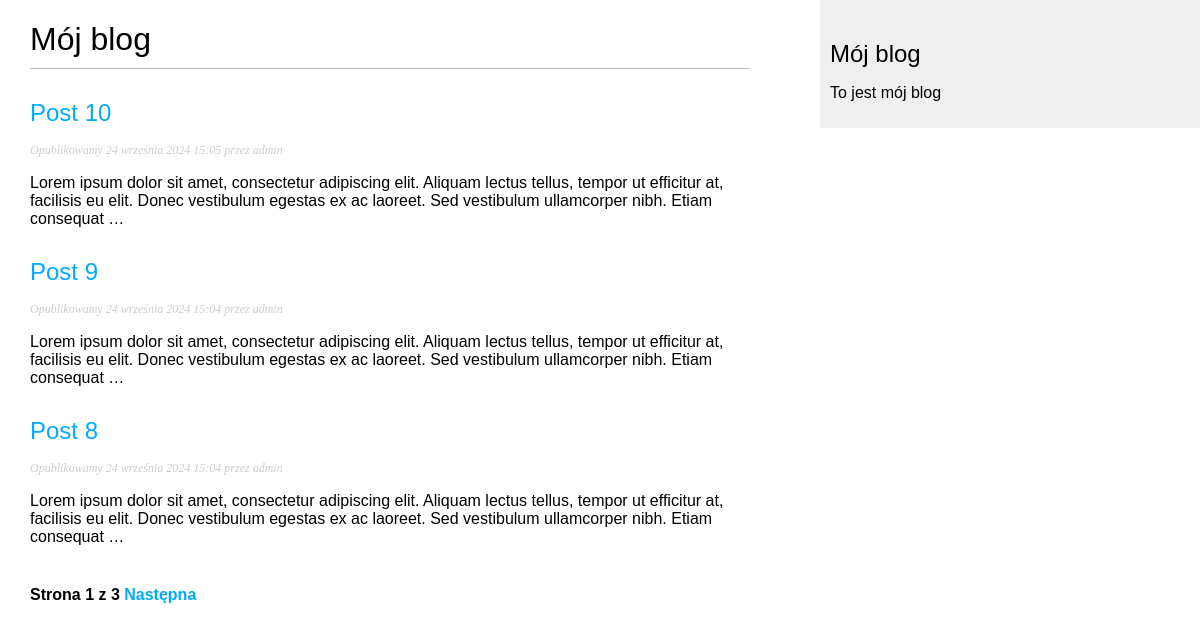
Before: / with the older database file.
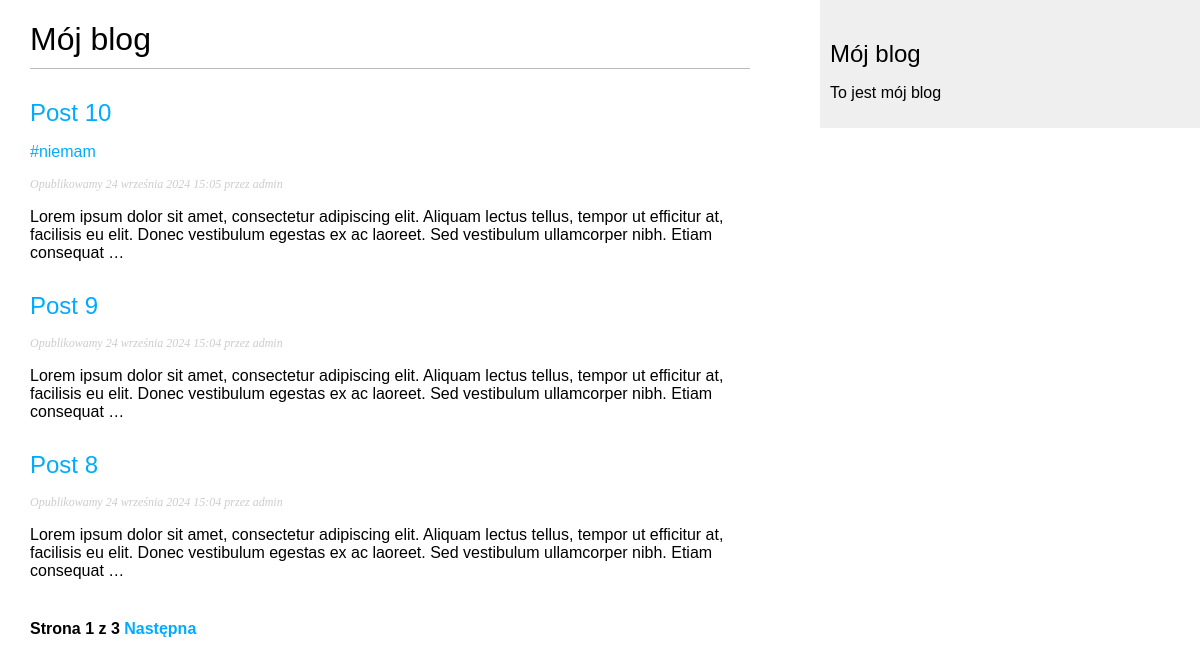
After: the same page with the newer database file.
### blog/models.py (models this page shows, shortened)
class Post(models.Model):
    STATUS_CHOICES = (('draft', 'Wersja robocza'),
                      ('published', 'Opublikowany'),)
    title = models.CharField(max_length=250)
    body = models.TextField()
    author = models.ForeignKey(User, on_delete=models.CASCADE,
                               related_name='posts')
    status = models.CharField(max_length=10, choices=STATUS_CHOICES, default='draft')
    slug = models.SlugField(max_length=250, unique_for_date='publish')
    publish = models.DateTimeField(default=timezone.now)
    created = models.DateTimeField(auto_now_add=True)
    updated = models.DateTimeField(auto_now=True)
    tags = TaggableManager()
    def get_absolute_url(self):
        return reverse('blog:post_detail', args=[self.publish.year,
                                        self.publish.month,
                                        self.publish.day,
                                        self.slug])
    class Meta:
        ordering = ('-publish',)

### blog/views.py (the view)
# urls.py: path('', views.post_list, name='post_list'),
def post_list(request, tag_slug=None):
    posts = Post.objects.filter(status='published')
    tag = None
    if tag_slug:
        tag = get_object_or_404(Tag, slug=tag_slug)
        posts = Post.objects.filter(tags__in=[tag], status='published')
    paginator = Paginator(posts, 3)
    page = request.GET.get('page')
    try:
        posts = paginator.page(page)
    except PageNotAnInteger:
        posts = paginator.page(1)
    except EmptyPage:
        posts = paginator.page(paginator.num_pages)
    return render(request, 'blog/post/list.html',{'posts': posts, 'page': page, 'tag': tag})

### blog/templates/blog/post/list.html (shortened to what this page needs)
{% extends "blog/base.html" %}
{% block content %}
    <h1>Mój blog</h1>
    {% for post in posts %}
        <h2><a href="{{ post.get_absolute_url }}">{{ post.title }}</a></h2>
        <p class="tags">
            {% for tag in post.tags.all %}
                <a href="/tag/{{ tag.slug }}">#{{ tag }}</a>
            {% endfor %}
        </p>
        <p class="date">Opublikowamy {{ post.publish }} przez {{ post.author }}</p>
        {{ post.body|truncatewords:30|linebreaks }}
    {% endfor %}
    {% include "blog/pagination.html" with page=posts %}
{% endblock %}

Changed rows visible on the page:
added Tag: name "niemam", shown under Post "Post 10"
